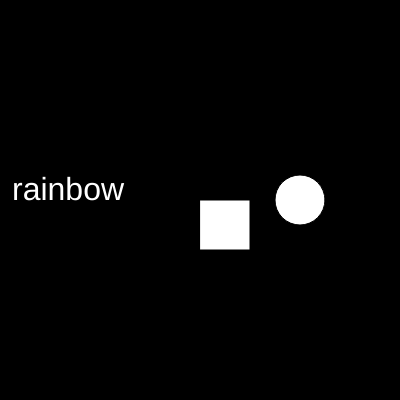
Frame 1 (no input)
Frame 60 (no input): identical to frame 1, image omitted
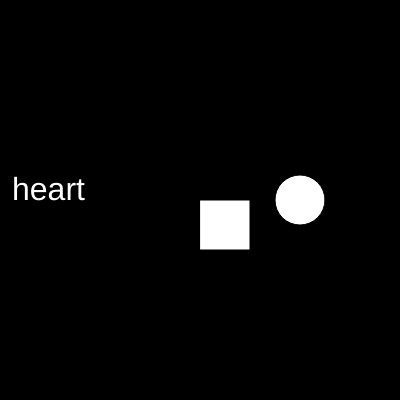
Frame 120 (the mouse pressed at the canvas centre since frame 60)

The p5.js sketch that drew these frames (run headless with seeded random() and noise() and a simulated clock; from frame 60 on, the mouse is pressed at the canvas centre):

// p5.js sketch
// ── sketch.js
// Denk dir etwas aus und probier es aus

// create different shapes in a class, store it in a file, put it in a list and make it pop up each time you click on the screen;

var words = [
  "rainbow",
  "heart",
  "purple",
  "friendship",
  "love",
  "acceptance",
  "trust",
];

var index = 0;

let square;
let circle;

var elements = [square, circle];

function setup() {
  createCanvas(400, 400);

  square = new Square(200, 200);
  circle = new Circle(300, 200);
}

function draw() {
  background(0);

  fill(255);
  textSize(32);
  text(words[index], 12, 200);

  square.display();
  circle.display();
}

function mousePressed() {
  index = index + 1;
  elements = elements + 1;

  if (index == words.length) {
    index = 0;
  }

  if (elements == elements.length) {
    elements = 0;
  }
}

// ── circle.js
class Circle{
    constructor(x,y){
        this.x = x;
        this.y = y;
    }

    display(){
        ellipse(this.x, this.y, 50, 50);
    }
}
// ── square.js
class Square{
    constructor(x, y){
        this.x = x;
        this.y = y;
    }

    display(){
        rect(this.x, this.y, 50,50);
    }
}
